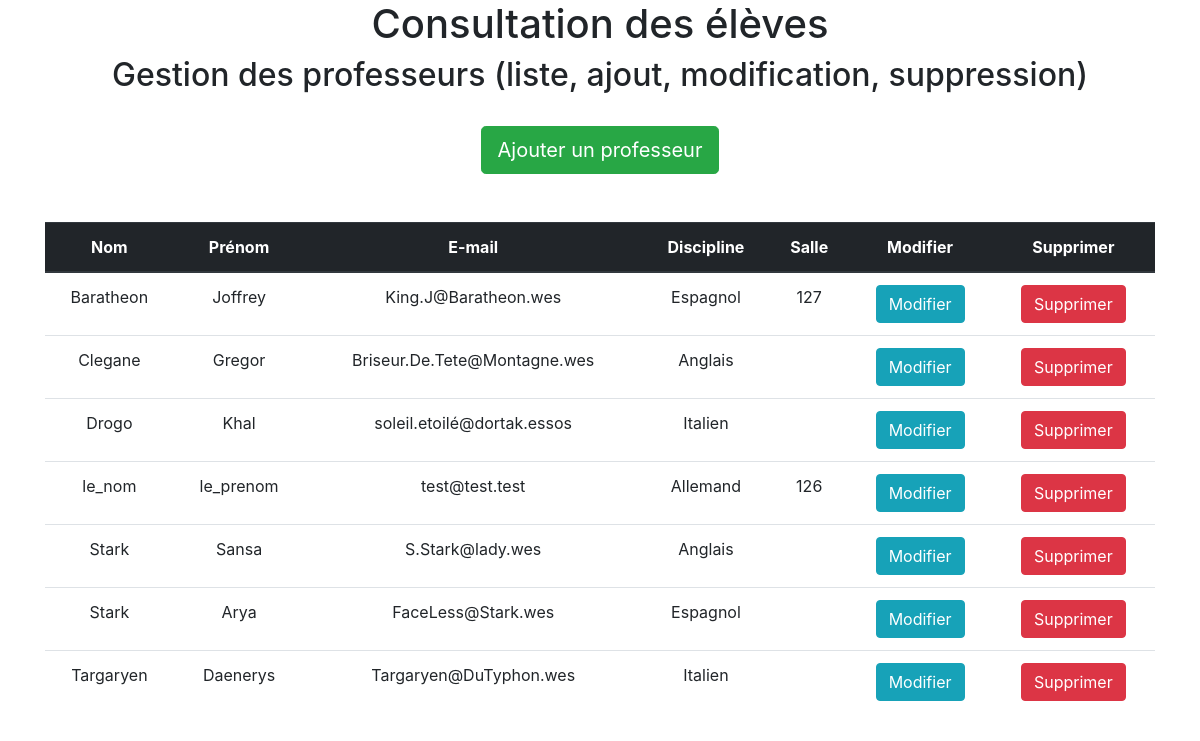
Before: /admin_gestion_prof.php with the older database file.
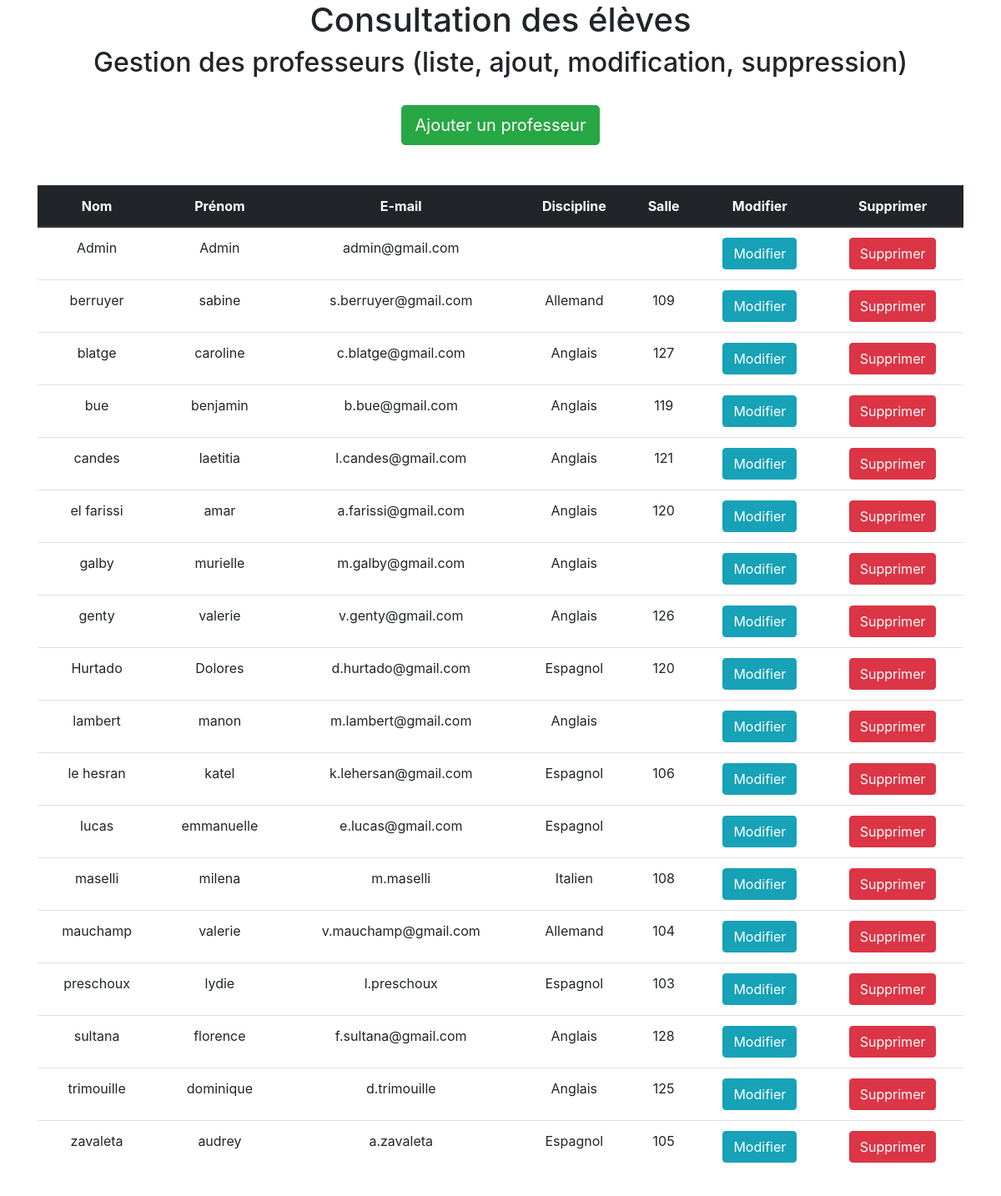
After: the same page with the newer database file.
### tables this page shows
CREATE TABLE IF NOT EXISTS `utilisateur` (
  `id` int(11) NOT NULL AUTO_INCREMENT,
  `identifiant` varchar(30) NOT NULL,
  `motDePasse` varchar(50) NOT NULL,
  `mail` varchar(50) NOT NULL,
  `nom` varchar(50) NOT NULL,
  `prenom` varchar(50) NOT NULL,
  `idTypeUtilisateur` int(11) NOT NULL,
  `idSalleAtt` int(11) DEFAULT NULL,
  `idDiscipline` int(11) DEFAULT NULL,
  `idCivilite` int(11) NOT NULL,
  PRIMARY KEY (`id`),
  KEY `idTypeUtilisateur` (`idTypeUtilisateur`),
  KEY `idSalleAtt` (`idSalleAtt`),
  KEY `FK_idDiscipline` (`idDiscipline`),
  KEY `FK_idcivilite` (`idCivilite`)
);

CREATE TABLE IF NOT EXISTS `discipline` (
  `id` int(11) NOT NULL AUTO_INCREMENT,
  `libelle` varchar(50) NOT NULL,
  PRIMARY KEY (`id`)
);

CREATE TABLE IF NOT EXISTS `salle` (
  `id` int(11) NOT NULL AUTO_INCREMENT,
  `libelle` varchar(5) NOT NULL,
  PRIMARY KEY (`id`)
);

### admin_gestion_prof.php (the view, shortened to what this page needs)
<!DOCTYPE html>
<html lang="fr-FR">
<head>
	<link rel="stylesheet" href="bootstrap.min.css">
</head>
<body>
	<header>
		<h1 class="text-center">Consultation des élèves</h1>
	</header>
	<article>
		<section class="">
			<div class="container">
				<div class="">
					<div class="col">
						<h2 class="text-center">Gestion des professeurs (liste, ajout, modification, suppression)</h2>
						<br>
						<div class="d-flex justify-content-center">
							<a href="admin_gestion_prof_ajout.php"> <input class="btn btn-success btn-lg" type="button" name="btn_ajout_prof" value="Ajouter un professeur"></a>
						</div>
					<br>
				</div>
				<br>
				<div class="d-flex justify-content-center">
					<div class="table table-striped">
						<?php
							include "connexion_bd_gesoraux.php";
							try{
								$lesEnregs=$bdd->query("SELECT utilisateur.id as 'idUtilisateur',nom, prenom, mail, discipline.libelle as 'discipline',
								salle.libelle as 'salle'
								FROM utilisateur
								left outer join discipline on idDiscipline = discipline.id
								left outer join salle on idSalleAtt = salle.id
								Order BY nom");
								if($lesEnregs->rowCount()==0) {
									echo("Aucun professeur n'a été enregistré");
								} else {
									echo" <table class ='table table-striped text-center'>";
									echo" <thead class='thead-dark'>";
									echo" <tr>";
									echo "<th>Nom</th>";
									echo "<th>Prénom</th>";
									echo "<th>E-mail</th>";
									echo "<th>Discipline</th>";
									echo "<th>Salle</th>";
									echo "<th>Modifier</th>";
									echo "<th>Supprimer</th>";
									echo" </tr>";
									foreach($lesEnregs as $enreg){
										echo" <tr>";
										echo "<td> $enreg->nom</td>";
										echo "<td> $enreg->prenom</td>";
										echo "<td> $enreg->mail</td>";
										echo "<td> $enreg->discipline</td>";
										echo "<td> $enreg->salle</td>";
										echo"<td> <a href='admin_gestion_prof_modif.php?id=$enreg->idUtilisateur'> <input class='btn btn-info' type='button' name='btn_modif_prof' value='Modifier'> </a> </td>";
										echo"<td> <a href='admin_gestion_prof_supp.php?id=$enreg->idUtilisateur' onclick='return confirmer_suppres();'> <input class='btn btn-danger' type='button' name='btn_supp_prof' value='Supprimer'> </a></td>";
										echo" </tr>";
									}
									echo" </table>";
								}
							} catch(PDOException $e) {
								echo(" erreur de SELECT dans gestion_prof_admin.php<br>Message d'erreur :".$e->getMessage());
							}
						?>
					</div>
				</div>
			</div>
		</section>
	</article>
</body>
</html>

Changed rows visible on the page:
removed utilisateur: nom "Clegane", prenom "Gregor", mail "Briseur.De.Tete@Montagne.wes", idDiscipline.libelle "Anglais"
removed utilisateur: nom "Drogo", prenom "Khal", mail "soleil.etoilé@dortak.essos", idDiscipline.libelle "Italien"
removed utilisateur: nom "le_nom", prenom "le_prenom", mail "test@test.test", idDiscipline.libelle "Allemand", idSalleAtt.libelle "126"
removed utilisateur: nom "Stark", prenom "Sansa", mail "S.Stark@lady.wes", idDiscipline.libelle "Anglais"
removed utilisateur: nom "Stark", prenom "Arya", mail "FaceLess@Stark.wes", idDiscipline.libelle "Espagnol"
removed utilisateur: nom "Targaryen", prenom "Daenerys", mail "Targaryen@DuTyphon.wes", idDiscipline.libelle "Italien"
added utilisateur: nom "Admin", prenom "Admin", mail "admin@gmail.com"
added utilisateur: nom "berruyer", prenom "sabine", mail "s.berruyer@gmail.com", idDiscipline.libelle "Allemand", idSalleAtt.libelle "109"
added utilisateur: nom "blatge", prenom "caroline", mail "c.blatge@gmail.com", idDiscipline.libelle "Anglais", idSalleAtt.libelle "127"
added utilisateur: nom "bue", prenom "benjamin", mail "b.bue@gmail.com", idDiscipline.libelle "Anglais", idSalleAtt.libelle "119"
added utilisateur: nom "candes", prenom "laetitia", mail "l.candes@gmail.com", idDiscipline.libelle "Anglais", idSalleAtt.libelle "121"
added utilisateur: nom "el farissi", prenom "amar", mail "a.farissi@gmail.com", idDiscipline.libelle "Anglais", idSalleAtt.libelle "120"
added utilisateur: nom "galby", prenom "murielle", mail "m.galby@gmail.com", idDiscipline.libelle "Anglais"
added utilisateur: nom "genty", prenom "valerie", mail "v.genty@gmail.com", idDiscipline.libelle "Anglais", idSalleAtt.libelle "126"
added utilisateur: nom "Hurtado", prenom "Dolores", mail "d.hurtado@gmail.com", idDiscipline.libelle "Espagnol", idSalleAtt.libelle "120"
added utilisateur: nom "lambert", prenom "manon", mail "m.lambert@gmail.com", idDiscipline.libelle "Anglais"
changed utilisateur: nom "Baratheon" → "le hesran"; prenom "Joffrey" → "katel"; mail "King.J@Baratheon.wes" → "k.lehersan@gmail.com"; idSalleAtt.libelle "127" → "106"
added utilisateur: nom "lucas", prenom "emmanuelle", mail "e.lucas@gmail.com", idDiscipline.libelle "Espagnol"
added utilisateur: nom "maselli", prenom "milena", mail "m.maselli", idDiscipline.libelle "Italien", idSalleAtt.libelle "108"
added utilisateur: nom "mauchamp", prenom "valerie", mail "v.mauchamp@gmail.com", idDiscipline.libelle "Allemand", idSalleAtt.libelle "104"
added utilisateur: nom "preschoux", prenom "lydie", mail "l.preschoux", idDiscipline.libelle "Espagnol", idSalleAtt.libelle "103"
added utilisateur: nom "sultana", prenom "florence", mail "f.sultana@gmail.com", idDiscipline.libelle "Anglais", idSalleAtt.libelle "128"
added utilisateur: nom "trimouille", prenom "dominique", mail "d.trimouille", idDiscipline.libelle "Anglais", idSalleAtt.libelle "125"
added utilisateur: nom "zavaleta", prenom "audrey", mail "a.zavaleta", idDiscipline.libelle "Espagnol", idSalleAtt.libelle "105"
